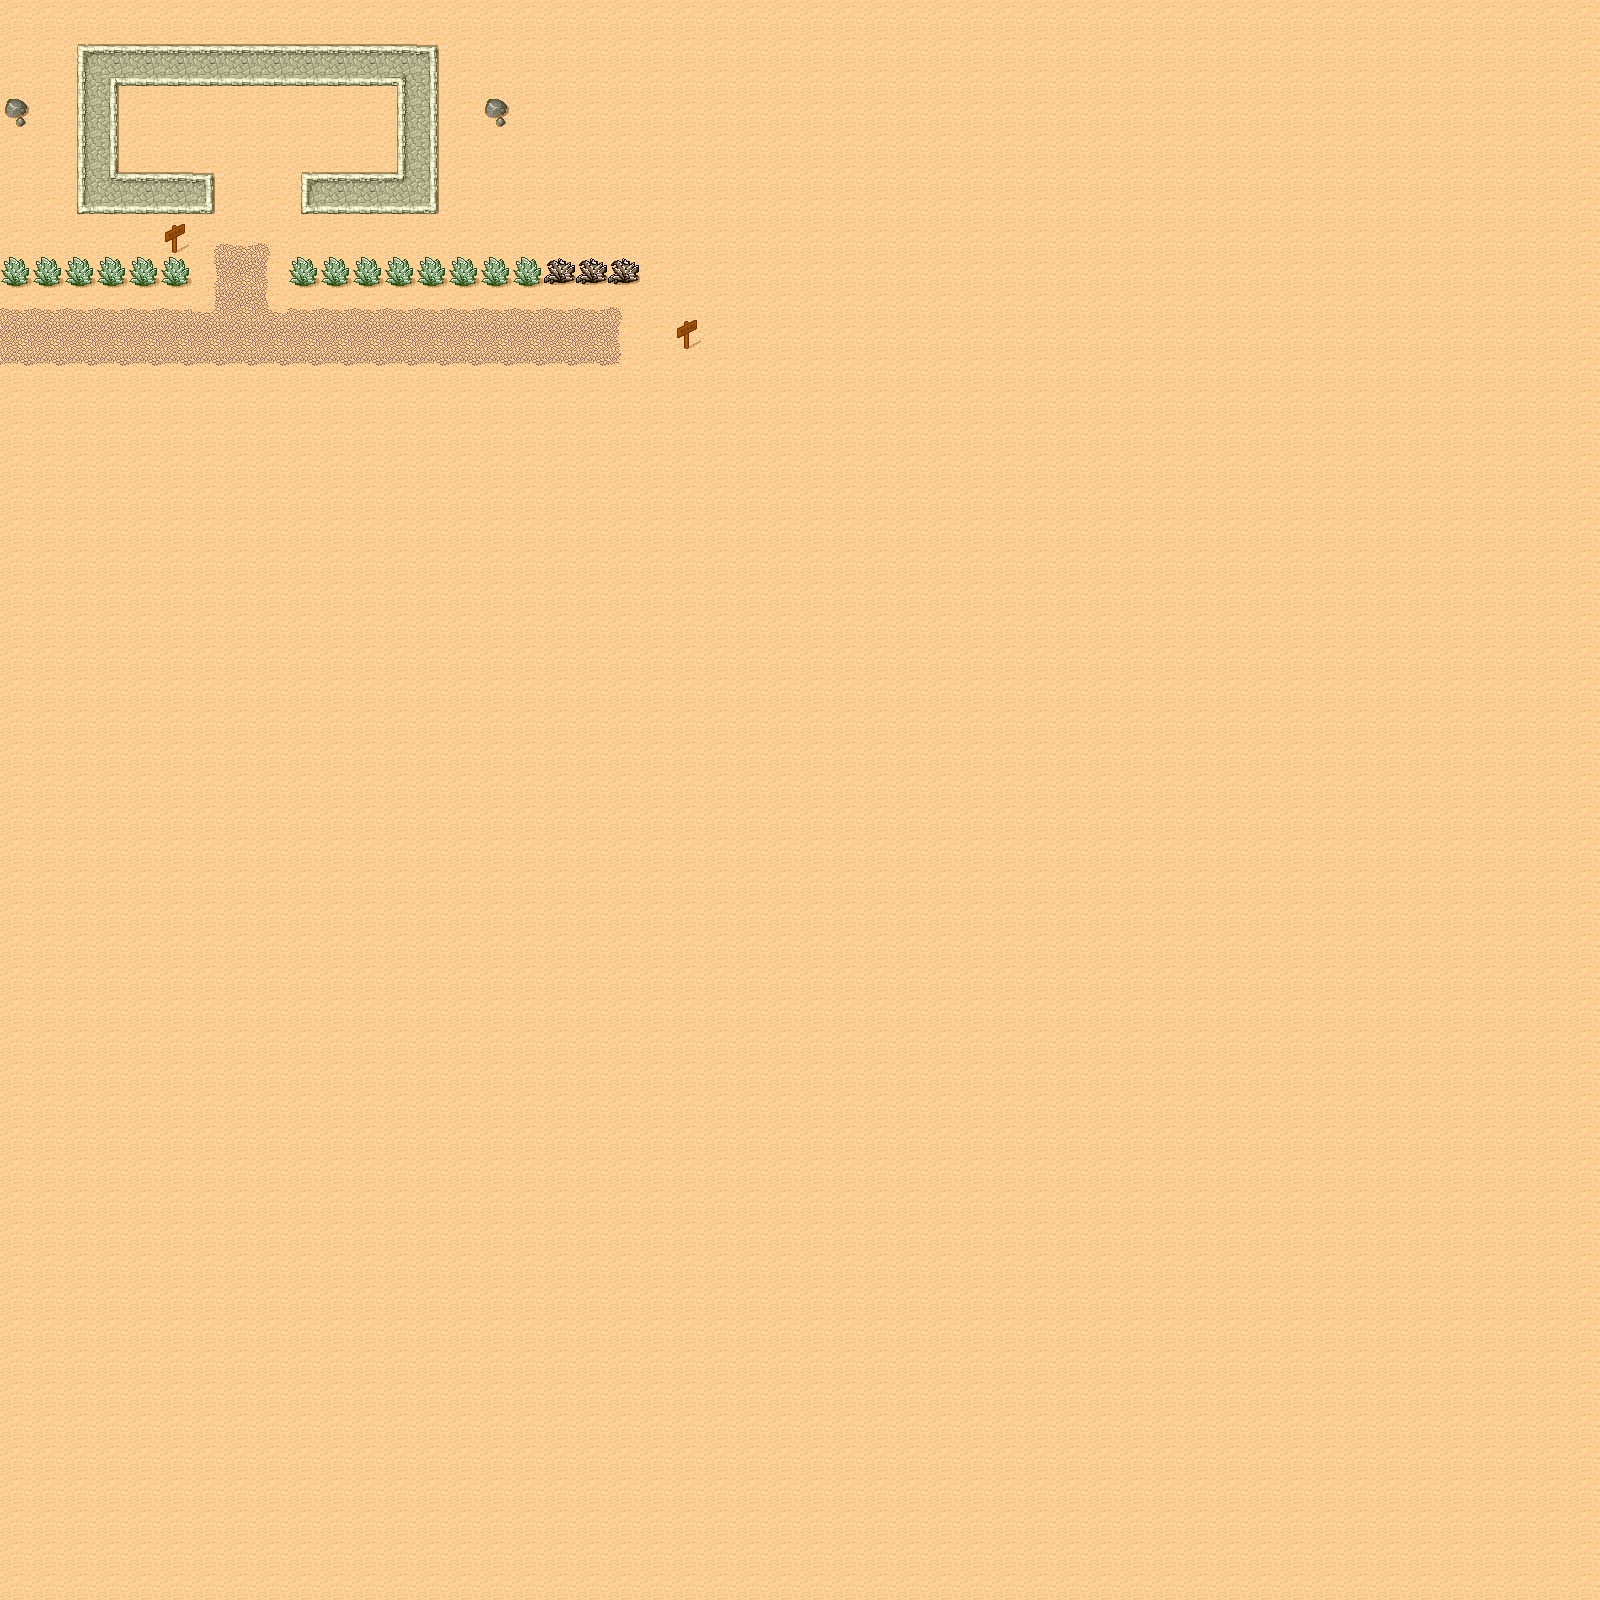

The image is a tile-based game level rendered from a .tmx file. Its description and source (layers, tilesets, objects; grid data summarised) follow:
An orthogonal 50x50 tile map with 32x32 px tiles, 1 tile layer (Background) and 1 object (SpawnPoint).

<map version="1.0" orientation="orthogonal" width="50" height="50" tilewidth="32" tileheight="32">
 <tileset firstgid="1" name="tmw_desert_spacing" tilewidth="32" tileheight="32" spacing="1" margin="1">
  <image source="tmw_desert_spacing.png" width="265" height="199" />
 </tileset>
 <layer name="Background" width="50" height="50">
  <data>[2500 cells, 2500 non-empty, 27 distinct tile ids]</data>
 </layer>
 <objectgroup name="Objects" width="50" height="50">
  <object name="SpawnPoint" x="304" y="81" />
 </objectgroup>
</map>
